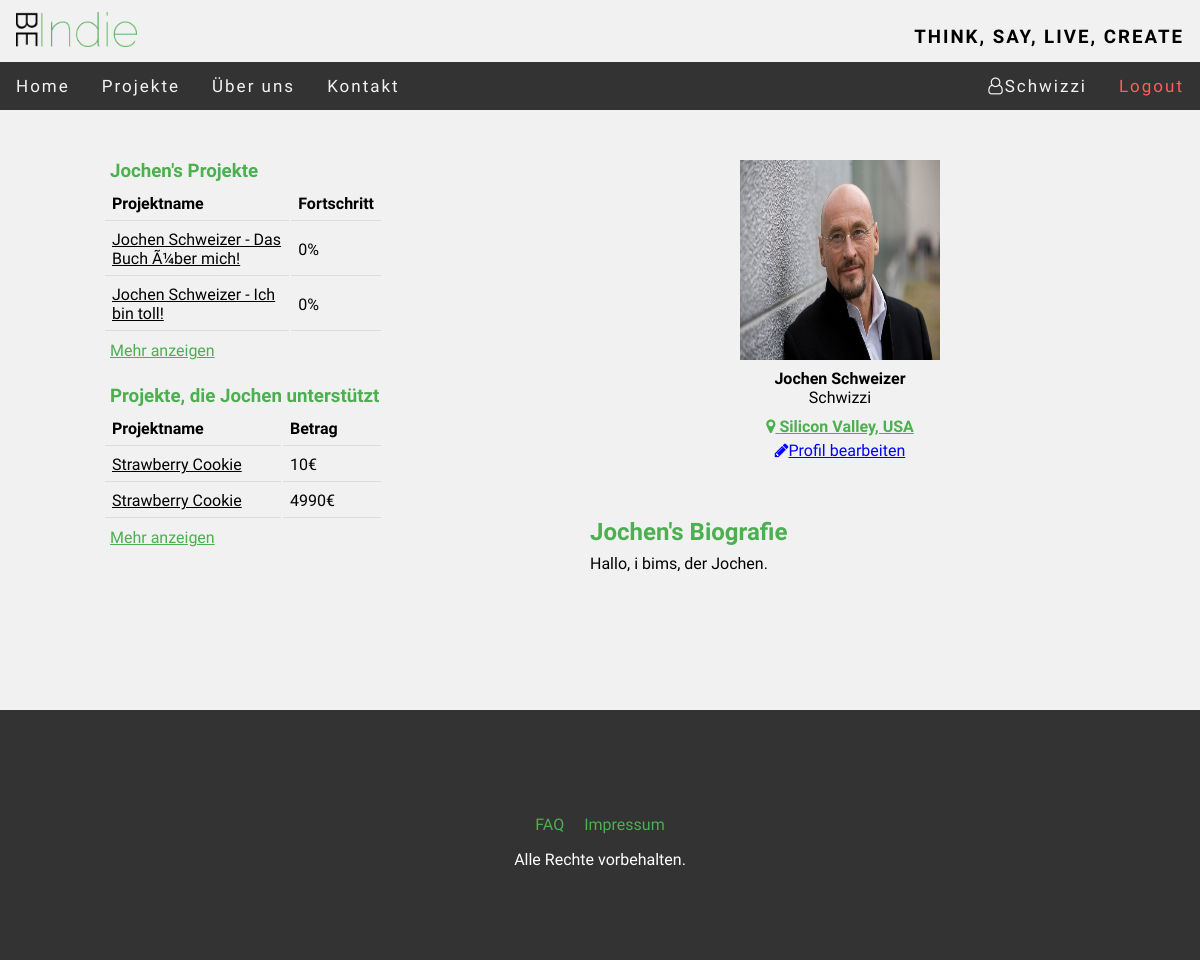
/BeIndie/index.php?page=user_profile&id=12 (signed in), run on the app's committed database.
### tables this page shows
CREATE TABLE `user` (
  `user_ID` int(11) NOT NULL,
  `email` varchar(200) NOT NULL,
  `user_name` varchar(30) NOT NULL,
  `first_name` varchar(200) DEFAULT NULL,
  `last_name` varchar(200) DEFAULT NULL,
  `avatar` varchar(200) DEFAULT NULL,
  `location` varchar(200) DEFAULT NULL,
  `crypt_pw` varchar(200) NOT NULL,
  `user_bio` varchar(500) DEFAULT NULL
);

CREATE TABLE `project` (
  `project_ID` int(11) NOT NULL,
  `creator` varchar(200) NOT NULL,
  `title` varchar(200) NOT NULL,
  `goal` int(11) NOT NULL,
  `current_status` int(11) NOT NULL,
  `start_date` date NOT NULL,
  `end_date` date NOT NULL,
  `category` varchar(200) NOT NULL,
  `description` text NOT NULL
);

CREATE TABLE `transaction` (
  `transaction_ID` int(11) NOT NULL,
  `user_email` varchar(200) NOT NULL,
  `project_ID` int(11) NOT NULL,
  `amount` int(11) NOT NULL,
  `date` date NOT NULL
);

### BeIndie/includes/pages/user_profile/user_profile.php (the view)
<?php
$uid = $_GET["id"];
include ("includes/functions/swConnect.php");
$query_name = "SELECT user_name, first_name, last_name, user_bio, location, avatar FROM user WHERE user_ID='" . $uid . "'";
$result_name = mysqli_query($conn, $query_name);
$output_name = mysqli_fetch_assoc($result_name);
$query_projects = "SELECT title, current_status, goal, project_ID FROM user u JOIN project p ON u.email=p.creator WHERE user_ID='" . $uid . "' LIMIT 5";
$result_projects = mysqli_query($conn, $query_projects);
$name = "";
$i = 0;
$allow_edit = false;
if(isset($_SESSION["username"])){
    if ($_SESSION["username"] == $output_name["user_name"]){
    $allow_edit = true;
}}
if ($output_name["first_name"] == NULL) {
    $name = $output_name["user_name"];
} else {
    $name = $output_name["first_name"];
}
?>
<div id="user_wrap">
    <div id="projects">
        <h3><?=$name?>'s Projekte</h3>
        <table>
            <tr>
                <th>Projektname</th>
                <th>Fortschritt</th>
            </tr>
                <?php while ($output2 = mysqli_fetch_assoc($result_projects)) {
                    if ($i <= 5) {
                    ?>
                    <tr>
                        <td>
                            <a href="index.php?page=projects&q=<?=$output2["project_ID"]?>"><?=$output2["title"]?></a>
                        </td>
                        <td>
                            <?= number_format((($output2["current_status"] / $output2["goal"]) * 100)) . "%" ?>
                        </td>
                    </tr>
                <?php $i++;} } ?>
        </table>
        <a href='index.php?page=my_projects&uname=<?=$output_name["user_name"]?>'>Mehr anzeigen</a>
        <h3 class="second">Projekte, die <?=$name?> unterstützt</h3>
        <table>
            <tr>
                <th>Projektname</th>
                <th id="amount_th">Betrag</th>
            </tr>
            <?php
            $query2 = "SELECT amount, title, date, t.project_ID FROM user u JOIN transaction t ON u.email=t.user_email"
             . " JOIN project p ON t.project_ID=p.project_ID WHERE user_ID='" . $uid . "' ORDER BY t.date LIMIT 5";
            $result3 = mysqli_query($conn, $query2);
            $i = 0;
            while ($output3 = mysqli_fetch_assoc($result3)) {
                if ($i <= 5) {
                ?>
                    <tr>
                        <td>
                            <a href="index.php?page=projects&q=<?=$output3["project_ID"]?>"><?=$output3["title"]?></a>
                        </td>
                        <td>
                            <?=$output3["amount"]?>€
                        </td>
                    </tr>
                <?php $i++;} } ?>
        </table>
        <a href='index.php?page=my_projects&uname=<?=$output_name["user_name"]?>'>Mehr anzeigen</a>
    </div>
    <div id="user">
        <div id="user_img">
            <?php if ($output_name["avatar"] == NULL) {?>
            <img src="images/u_images/standard_avatar.png" alt="user_img"/>
            <?php } else { ?>
            <img src="<?=$output_name["avatar"]?>" alt="user_img"/>
            <?php } ?>
            <div id="user_info">
            <p>
                <?php if ($output_name["first_name"] == NULL || $output_name["last_name"] == NULL) {
                echo "<b>" . utf8_encode($output_name["user_name"]) . "</b>";
            } else {
                echo "<b>" . utf8_encode($output_name["first_name"]) . " " . utf8_encode($output_name["last_name"]) . "</b> <br/>";
                echo utf8_encode($output_name["user_name"]);
            }?>
            </p>
            <p>
                <b>
                   <?php if ($output_name["location"] != NULL) {?>
                    <i class="fa fa-map-marker" aria-hidden="true" style='color:#4CAF50'></i><a href='http://maps.google.com/?q=<?=utf8_encode($output_name["location"])?>'> <?=utf8_encode($output_name["location"])?></a>
                   <?php } ?>
                </b>
            </p>
            <?php if ($allow_edit == true){?>
            <a href="index.php?page=edit_profile&id=<?=$uid?>" style="color:blue"><i class="fa fa-pencil" aria-hidden="true"></i>Profil bearbeiten</a>
            <?php } ?>
        </div>
        </div>
        <div id="user_bio">
            <h2><?=$name?>'s Biografie</h2>
            <?php if($output_name["user_bio"] == NULL) {?>
            Dieser Nutzer hat leider noch keine Biografie festgelegt.
            <?php } else {
                echo utf8_encode($output_name["user_bio"]);
            } ?>
        </div>
    </div>
</div>

### BeIndie/index.php (shortened to what this page needs)
<?php
$pagePath = "includes/pages/start/start.php";
$cssPath = "";
$page = "start";
if (!empty($_GET['page'])) {
    $subPageBasepath = "includes/pages/" . $_GET['page'] . "/";
    $givenPath = $subPageBasepath . "/" . $_GET['page'] . ".php";
    $cssPath = $subPageBasepath . "css/" . $_GET['page'] . ".css";
    if (file_exists($givenPath)) {
        $pagePath = $givenPath;
        $page = $_GET['page'];
    }
}
?>
<!DOCTYPE html>
<html>
    <head>
        <link rel="stylesheet" href="https://cdnjs.cloudflare.com/ajax/libs/font-awesome/4.7.0/css/font-awesome.min.css">
        <link rel="stylesheet" type="text/css" href="css/style.css">
        <?php if ($cssPath != "") : ?>
            <link rel="stylesheet" href="<?php echo $cssPath; ?>">
        <?php endif; ?>
    </head>
    <body>
        <div class="container">
            <?php include("includes/header.php"); ?>
            <main>
                <?php include ($pagePath); ?>
            </main>
            <?php include("includes/footer.php"); ?>
        </div>
    </body>
</html>

### BeIndie/includes/header.php (shortened to what this page needs)
<header>
    <div id="nav">
        <div id="navhead">
            <a href="index.php"><img src="images/logo.png" alt="logo"/></a><h3>Think, say, live, create</h3>
        </div>
        <div id="navbar">
            <ul class="topnav" id="myTopnav">
                <li class="<?php if ($page == 'start') {echo "active";} ?>"><a href="index.php">Home</a></li>
                <li><a href="#">Projekte</a>
                </li>
                <li class="<?php if ($page == 'about') {echo "active";} ?>"><a href="index.php?page=about">Über uns</a></li>
                <li class="<?php if ($page == 'contact') {echo "active";} ?>"><a href="index.php?page=contact">Kontakt</a></li>
                <?php if(isset($_SESSION["username"])) {?>
                    <li id="logout" class='login'><a href="includes/functions/logout.php">Logout</a></li>
                    <li class="login"><a href="index.php?page=user_profile&id=<?=$_SESSION["user_id"]?>"><i class="fa fa-user-o" style="font-size:17px"></i><?=$_SESSION["username"]?></a></li>
                <?php }else {?>
                    <li class="login" onclick="document.getElementById('id01').style.display='block'"><a href="#login">Login</a></li>
                <?php } ?>
            </ul>
        </div>
    </div>
</header>

### BeIndie/includes/footer.php
<footer>
    <article>
        <span class="footer_link"><a href="index.php?page=faq">FAQ</a></span><span class="footer_link"><a href="index.php?page=imprint">Impressum</a></span>
        <p>Alle Rechte vorbehalten.</p>
    </article>
</footer>

### BeIndie/css/style.css (style rules this page uses)
* { margin: 0; }
body { background-color: #f1f1f1; }
body,h2,h3,h4,h5,h6,h7 { font-family: 'Raleway', sans-serif; }
#navhead { padding-top: 12px; overflow: hidden; width: 100%; position: relative; background-color: #f1f1f1; transition: height 0.3s linear 0s, padding 0.3s linear 0s; }
#navhead img { max-height: 35px; padding: 0.01em 16px; }
#navhead h3 { float: right; line-height: 50px; text-transform: uppercase; letter-spacing: 2px; padding: 0.01em 16px; }
#navbar { margin-bottom: -4px; }
ul.topnav { clear: both; list-style-type: none; margin: 0; padding: 0; overflow: hidden; background-color: #333; width: 100%; height: 48px; display: inline-block; z-index: 10; }
ul.topnav li { float: left; }
ul.topnav li a { display: inline-block; color: #f2f2f2; text-align: center; padding: 14px 16px; text-decoration: none; transition: 0.3s; font-size: 17px; letter-spacing: 2px; position: relative; }
ul.topnav li.login { float: right; }
ul.topnav li#logout a { color: #ff5d5b; }
footer { clear: both; background-color: #333; color: white; height: 250px; text-align: center; }
footer article { padding-top: 90px; }
.footer_link a { line-height: 50px; text-decoration: none; color: #4CAF50; padding: 10px; }

### BeIndie/includes/pages/user_profile/css/user_profile.css (style rules this page uses)
#user_wrap { padding: 50px 0; width: 980px; margin: 0 auto; height: 500px; }
#user_wrap a { color: #4CAF50; }
#projects { float: left; width: 280px; height: 100%; }
#projects table { padding: 3px 0 0 0; margin-left: -7px; margin-bottom: 8px; width: 100%; }
#projects table a { text-decoration: none; text-decoration: underline; color: black; }
#projects th { text-align: left; }
#projects td { text-align: left; max-height: 10px; }
#amount_th { width: 84px; }
#projects th, td { padding: 7px; border-bottom: 1px solid #ddd; }
#projects h3 { color: #4CAF50; }
#projects h3.second { margin-top: 25px; }
#user { width: 700px; float: left; }
#user_img { width: 200px; margin-left: 350px; }
#user_info { width: 200px; text-align: center; }
#user_info p { padding: 5px 0; }
#user_img img { height: 200px; width: 200px; }
#user_bio { width: 500px; margin: 0 auto; padding: 50px 0 50px 200px; text-align: justify; }
#user_bio h2 { color: #4CAF50; padding: 8px 0; }

### data on the page
user: first_name "Jochen", avatar (picture), last_name "Schweizer", user_name "Schwizzi", location "Silicon Valley, USA", user_bio "Hallo, i bims, der Jochen."
project: title "Jochen Schweizer - Das Buch Ã¼ber mich!", ($output2['current_status']/$output2['goal'])*100 "0"
project: title "Jochen Schweizer - Ich bin toll!", ($output2['current_status']/$output2['goal'])*100 "0"
transaction: project_ID.title "Strawberry Cookie", amount "10"
transaction: project_ID.title "Strawberry Cookie", amount "4990"

### other printed values
$_SESSION["username"] "Schwizzi"
